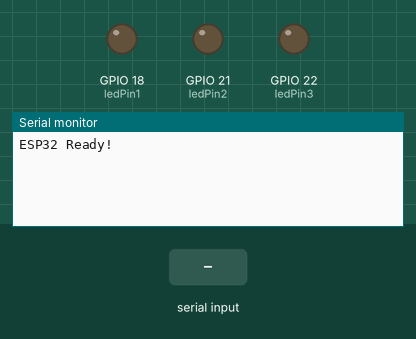
Recording of a program running on a simulated ESP32. Parts: output pins drawn as LEDs (lit = HIGH), the last lines printed to the serial monitor. Inputs (shaded band) come from the test bench.

Above: at 1.2 s.
1.3 s: "90,45\n" received over Serial
At 2.1 s:
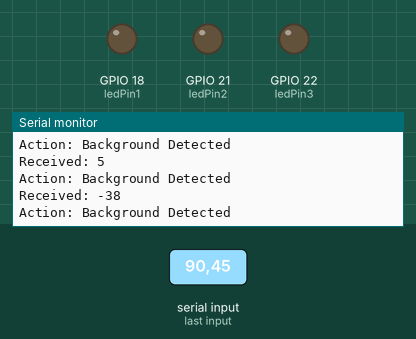
2.8 s: "1\n" received over Serial
At 4.0 s:
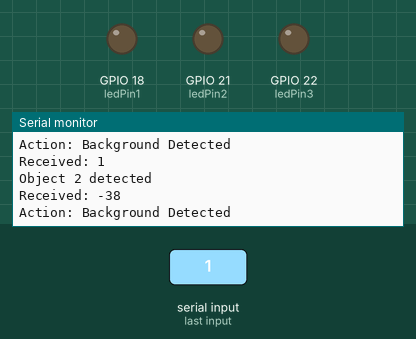
4.3 s: "2\n" received over Serial
At 5.1 s:
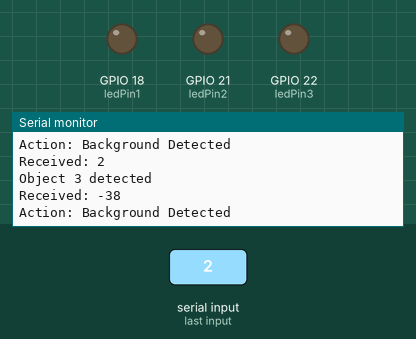
Timing chart, 0 to 7.3 s (numbered marks = the images above; inputs shaded):
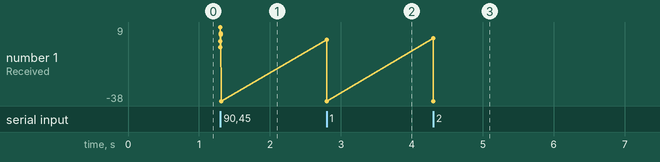

The program:

main.cpp
```cpp
#include <Arduino.h>

#define ledPin1 18
#define ledPin2 21
#define ledPin3 22

void setup() {
  pinMode(ledPin1, OUTPUT);  // sets the pin as output
  pinMode(ledPin2, OUTPUT);
  pinMode(ledPin3, OUTPUT);
  // Initialize serial communication at 115200 baud rate
  Serial.begin(115200);
  while (!Serial) {
    ; // Wait for serial port to connect
  }
  Serial.println("ESP32 Ready!");
}

void loop() {
  // Check if data is available on the serial port
  if (Serial.available() > 0) {
    // Read the incoming byte
    int data = Serial.read() - '0'; // Convert ASCII to integer
    Serial.print("Received: ");
    Serial.println(data);

    // Perform actions based on the received data
    switch (data) {
      case 0:
        Serial.println("Object 1 detected");
        digitalWrite(ledPin1,1);
        digitalWrite(ledPin2,0);
        digitalWrite(ledPin3,0);
        break;
      case 1:
        Serial.println("Object 2 detected");
        digitalWrite(ledPin1,0);
        digitalWrite(ledPin2,1);
        digitalWrite(ledPin3,0);
        break;
      case 2:
        Serial.println("Object 3 detected");
        digitalWrite(ledPin1,0);
        digitalWrite(ledPin2,0);
        digitalWrite(ledPin3,1);
        break;
      case 3:
        Serial.println("Action: Background Detected");
        digitalWrite(ledPin1,0);
        digitalWrite(ledPin2,0);
        digitalWrite(ledPin3,0);
        break;
      default:
        Serial.println("Action: Background Detected");
        digitalWrite(ledPin1,0);
        digitalWrite(ledPin2,0);
        digitalWrite(ledPin3,0);
        break;
    }
  }
}
```

Measured:
- after the input at 1.3 s, the serial monitor: prints a new line at once (image 1)
- after the input at 2.8 s, the serial monitor: prints a new line at once (image 2)
- after the input at 4.3 s, the serial monitor: prints a new line at once (image 3)
